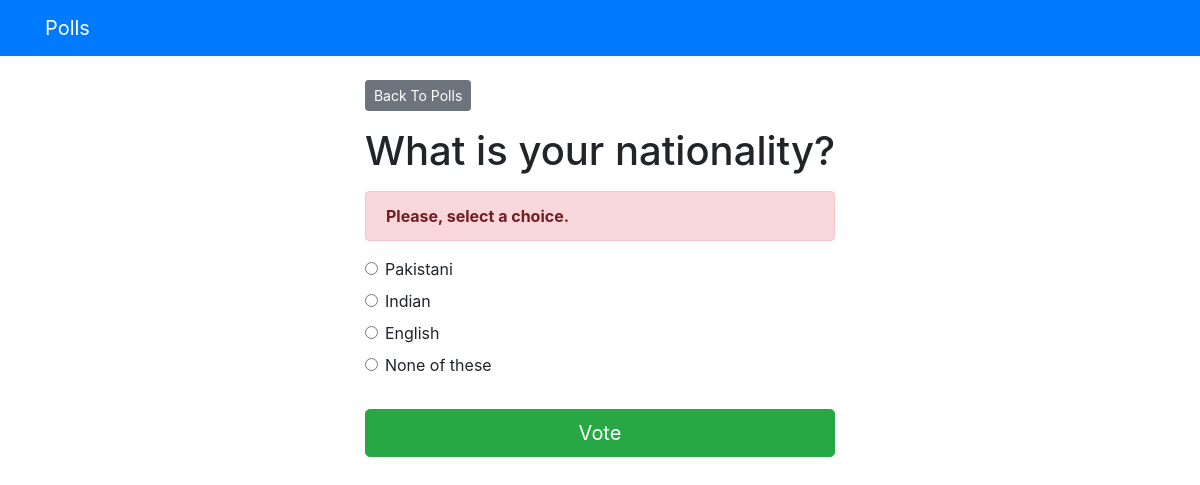
/polls/2/vote/, run on the app's committed database.
### polls/models.py (models this page shows, shortened)
class Question(models.Model):
    question_text = models.CharField(max_length=200)
    pub_date = models.DateTimeField(default=timezone.now)

class Choice(models.Model):
    question = models.ForeignKey(Question, on_delete=models.CASCADE)
    choice_text = models.CharField(max_length=200)
    votes = models.IntegerField(default=0)

### polls/views.py (the view)
# urls.py: path('<int:question_id>/vote/', vote, name ='vote'),
def vote(request, question_id):
    question = get_object_or_404(Question, pk = question_id)
    try:
        selected_choice = question.choice_set.get(pk = request.POST['choice'])
    except (KeyError, Choice.DoesNotExist):
        return render(request, 'polls/detail.html', {
            'question': question,
            'error_message': "Please, select a choice.",
        })
    else:
        selected_choice.votes += 1
        selected_choice.save()
        return HttpResponseRedirect(reverse('results', args =(question.id, )))

### templates/polls/detail.html (shortened to what this page needs)
{% extends 'base.html' %}
{% block content %}
    <a class="btn btn-secondary btn-sm mb-3" href="{% url 'polls' %}">Back To Polls</a>
    <h1 class="text-center mb-3">{{ question.question_text }}</h1>
    {% if error_message %}
        <p class="alert alert-danger">
            <strong>{{ error_message }}</strong>
        </p>
    {% endif %}
    <form action="{% url 'vote' question.id %}" method="post">
        {% for choice in question.choice_set.all %}
            <div class="form-check">
                <input type="radio" name="choice" class="form-check-input" id="choice{{ forloop.counter }}"
                    value="{{ choice.id }}" />
                <label for="choice{{ forloop.counter }}">{{ choice.choice_text }}</label>
            </div>
        {% endfor %}
        <input type="submit" value="Vote" class="btn btn-success btn-lg btn-block mt-4" />
    </form>
{% endblock %}

### data on the page
Question: question_text "What is your nationality?"
Choice: choice_text "Pakistani"
Choice: choice_text "Indian"
Choice: choice_text "English"
Choice: choice_text "None of these"

### other printed values
{{ error_message }} "Please, select a choice."
